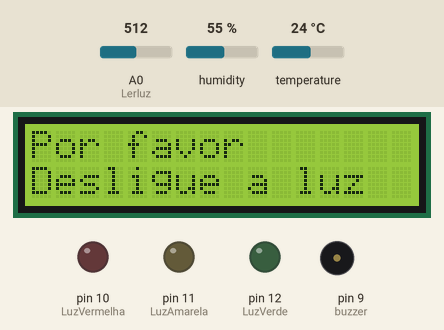
This sketch was run on a simulated Arduino Uno, built with avr-gcc and run on an emulated ATmega328P. Parts: 16×2 character LCD, output pins drawn as LEDs (lit = HIGH), buzzer (waves = sounding, pin HIGH). The test bench sets the inputs (shaded band); at power-on: A0 (Lerluz) = 512, humidity 55 %, temperature 24 °C. The local clock reads 2024-03-15 10:24:30 at power-on unless the sketch sets it; EEPROM starts erased; what the sketch prints to the serial monitor is not drawn.

Above: at 27.0 s.
27.1 s: A0 (Lerluz) set to 654
At 29.6 s:
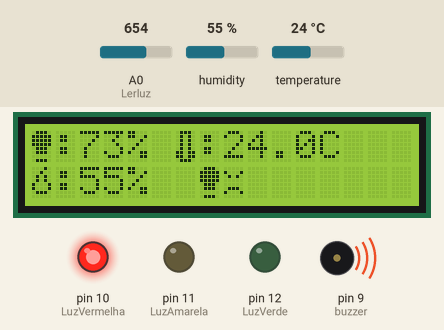
38.1 s: A0 (Lerluz) set to 679
At 39.9 s:
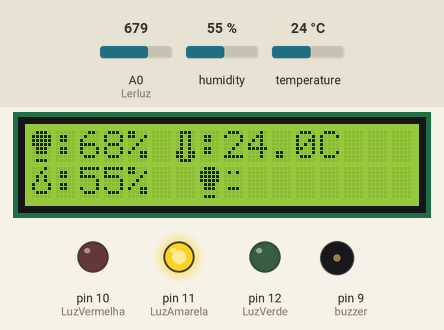
49.1 s: A0 (Lerluz) set to 758
At 58.8 s:
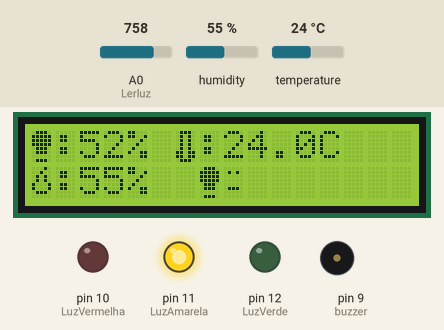
59.7 s: A0 (Lerluz) set to 791
At 62.4 s:
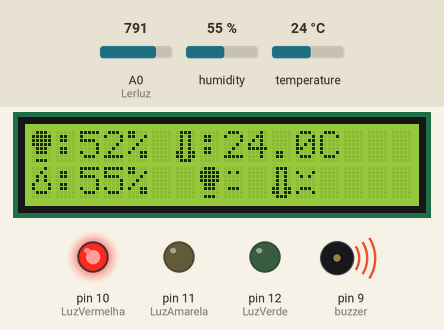
Timing chart, 0 to 79.7 s (numbered marks = the images above; inputs shaded):
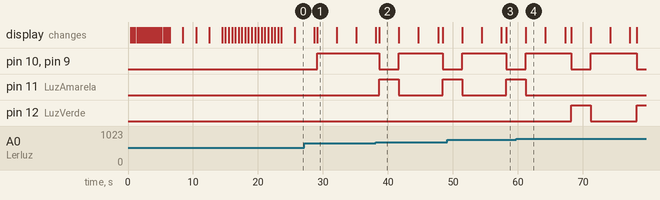

Measured:
- the behaviour switches between 670 and 671 on A0 (Lerluz) (found by bisection; images 1 and 2)
- the behaviour switches between 772 and 773 on A0 (Lerluz) (found by bisection; images 3 and 4)
- after the input at 38.1 s, pin 10 (LuzVermelha), pin 9 (buzzer): HIGH → LOW after 0.58 s, → HIGH 3.0 s later, → LOW 6.7 s later; pin 11 (LuzAmarela): LOW → HIGH after 0.58 s, → LOW 3.0 s later, → HIGH 6.7 s later; the display: first differs from a run without the input after 0.58 s (image 2)
- after the input at 59.7 s, pin 11 (LuzAmarela): goes on until 61.2 s, then stays LOW; pin 12 (LuzVerde): LOW → HIGH after 8.5 s, → LOW 3.0 s later, → HIGH 7.1 s later
- what the display in image 1 shows lasts 3.0 s, from 29.1 s to 32.1 s

The sketch:

Projeto.ino
```cpp
#include <LiquidCrystal_I2C.h> // Biblioteca para LCD I2C
#include <RTClib.h> // Biblioteca para Relógio em Tempo Real
#include <Wire.h>   // Biblioteca para comunicação I2C
#include "DHT.h"  // Biblioteca para utilizar sensores de temperatura e umidade DHT
#include <EEPROM.h> // Biblioteca para armazenamento não volátil

#define LOG_OPTION 1 // Ativa ou desativa o registro de dados
#define MOSTRAR_MEDIA 1 // Mostra ou não a média da luminosidade na serial
#define UTC_OFFSET -3    // Ajuste de fuso horário para UTC-3

// Configurações do DHT
#define DHTPIN 3 // Pino de leitura do sensor DHT
#define DHTTYPE DHT22 // Tipo do sensor DHT utilizado
DHT dht(DHTPIN, DHTTYPE); // Inicializa o sensor

LiquidCrystal_I2C lcd(0x27,16,2); // Endereço de acesso: 0x3F ou 0x27
RTC_DS1307 RTC;  // Inicializa o módulo de tempo real

// Declara as portas do Arduino
int Lerluz = A0; // Sensor de luz (LDR)
int LuzVerde = 12;
int LuzAmarela = 11;
int LuzVermelha = 10;
int buzzer = 9;

// Configurações para a calibragem
int luzmax = 1023; // Valor inicial máximo de luz
const int intervalo = 10000; // Tempo entre médias (10 segundos)
unsigned long tempoAnterior = 0; // Controle do tempo
const int amostras = 10;     // Número de leituras para média
int somaLuz = 0;
int somaTemp = 0;
int somaUmid = 0;
int contador = 0;

// Configuraçãoes do EEPROM
const int maxRecords = 100; // Número máximo de registros
const int recordSize = 10; // Tamanho de cada registro em bytes, 4 bytes do horario e 3 int's para luminosidade, temperatura e umidade
int startAddress = 0; // Início do endereço de gravação
int endAddress = maxRecords * recordSize;
int currentAddress = 0;

int lastLoggedMinute = -1;
// Criação de caracteres especiais para a animação inicial
byte locoFrente[8] = {
  B00000,
  B00000,
  B00100,
  B11100,
  B11110,
  B11110,
  B11100,
  B00111
};

byte vagaoMeio[8] = {
  B00000,
  B00000,
  B11000,
  B11111,
  B11111,
  B11111,
  B11111,
  B01110
};
byte vagaoFim[8] = {
  B00000,
  B01111,
  B11111,
  B01011,
  B01011,
  B01011,
  B11111,
  B01110
};

byte fumaca1[8] = {
  B00000,
  B01100,
  B00111,
  B00001,
  B00000,
  B00000,
  B00000,
  B00000
};

byte fumaca2[8] = {
  B00000,
  B11000,
  B01110,
  B00010,
  B00000,
  B00000,
  B00000,
  B00000
};

byte fumaca3[8] = {
  B00000,
  B00000,
  B00000,
  B11110,
  B00011,
  B00001,
  B00000,
  B00000
};

byte vagoneta[8] = {
  B00000,
  B00000,
  B00000,
  B00000,
  B00000,
  B00000,
  B11111,
  B01110
};


// Criação de caracteres personalizados para o LCD
byte lamp[8] = {
  B01110,  //  ###
  B11111,  // #####
  B11111,  // #####
  B11111,  // #####
  B01110,  //  ###
  B01110,  //  ###
  B00000,  //
  B01110   //  ###
};

byte term[8] = {
  B01110,  //   #
  B01010,  //  # #
  B01010,  //  # #
  B01010,  //  # #
  B01010,  //  # #
  B11011,  // ## ##
  B11011,  // ## ##
  B01110   //  ###
};

byte gota[8] = {
  B00010,  //    #
  B00100,  //   #
  B01010,  //  # #
  B01010,  //  # #
  B10001,  // #   #
  B10001,  // #   #
  B01110,  //  ###
  B00000   //
};

byte Feliz[8] = {
  B00000,
  B01010,  // Olhos
  B00000,
  B00000,
  B10001,  // Bochechas
  B01110,  // Sorriso
  B00000,
  B00000
};

byte Meh[8] = {
  B00000,
  B01010,  // Olhos
  B00000,
  B00000,
  B00000,
  B01110,  // Boca reta
  B00000,
  B00000
};

byte Triste[8] = {
  B00000,
  B10001,  // Olhos com expressão
  B01010,  // Sobrancelhas inclinadas
  B00000,
  B00000,
  B01110,  // Boca para baixo
  B10001,
  B00000
};

void setup() {
  // Declarando saídas e entradas do arduino.
  pinMode(Lerluz, INPUT);
  pinMode(LuzVerde, OUTPUT);
  pinMode(LuzAmarela, OUTPUT);
  pinMode(LuzVermelha, OUTPUT);
  pinMode(buzzer, OUTPUT);

  Serial.begin(9600);
  dht.begin();
  RTC.begin();
  RTC.adjust(DateTime(F(__DATE__), F(__TIME__)));
  //RTC.adjust(DateTime(2025,5,17,14,23,00));

  EEPROM.begin();

  // Configurando LCD para mensagens
  lcd.init(); // Inicia o LCD
  lcd.backlight();
  animacao();//Tela de boas-vindas animad
  calibragem(); // Inicia processo de calibragem da luz

  // Sobrepõe os caracteres da animação para o uso do LCD
  lcd.createChar(1, lamp);
  lcd.createChar(2, term);
  lcd.createChar(3, gota);
  lcd.createChar(4, Feliz);
  lcd.createChar(5, Meh);
  lcd.createChar(6, Triste);
}
void animacao(){
  lcd.createChar(0, locoFrente); // locomotiva
  lcd.createChar(1, vagaoMeio);   // vagão
  lcd.createChar(2, vagaoFim);    // vagão com cabine
  lcd.createChar(3, fumaca1);
  lcd.createChar(4, fumaca2);
  lcd.createChar(5, fumaca3);
  lcd.createChar(6, vagoneta);    // vagoneta

  for (int pos = -3; pos <= 16; pos++) {
    bool animar = pos % 2 == 0;

    lcd.clear();

    // Linha de cima: fumaça
    lcd.setCursor(pos, 0);
    lcd.write(byte(animar ? 3 : 4));
    lcd.setCursor(pos + 1, 0);
    lcd.write(byte(5));

    // Linha de baixo: trem
    lcd.setCursor(pos + 1, 1);
    lcd.write(byte(6)); // vagonetas
    lcd.setCursor(pos + 2, 1);
    lcd.write(byte(2)); // vagão cabine
    lcd.setCursor(pos + 3, 1);
    lcd.write(byte(1)); // vagão meio
    lcd.setCursor(pos + 4, 1);
    lcd.write(byte(0)); // locomotiva
    delay(300);
  }

  lcd.clear();
  lcd.setCursor(1, 0);
  lcd.print("  Vinheria");
  lcd.setCursor(1, 1);
  lcd.print("    Agnello");
  delay(2000);
  lcd.clear();
  lcd.print("Seja bem-vindo!"); // Mensagem final de boas-vindas
  delay(2000);
  lcd.clear();
}


void calibragem(){
// Mensagem de auto calibragem
  lcd.setCursor(0, 0);                  // Define o cursor
  lcd.print("Iniciando");              // Mostra "Iniciando" no LCD
  lcd.setCursor(0, 1);
  lcd.print("Auto Calibragem");        // Mostra "Auto Calibragem"
  delay(2000);
  lcd.clear();                         // Limpa o display

  lcd.setCursor(0, 0);
  lcd.print("Deixe");                  // Pede ao usuário para deixar a luz ligada
  lcd.setCursor(0, 1);
  lcd.print("a luz ligada");
  delay(2000);                          // Aguarda 2 segundos
  lcd.clear();                          // Limpa o display

// Auto Calibragem
  for (int j = 0; j <= 5; j++) {        // Repete o processo 6 vezes
    lcd.setCursor(0, 1);
    lcd.print("Calibrando");           // Exibe a mensagem de calibragem

    int luzbeta = analogRead(Lerluz); // Lê o valor do sensor LDR
    if (luzbeta < luzmax) {           // Se o valor atual for menor que o anterior
      luzmax = luzbeta;               // Atualiza luzmax com o menor valor (mais luz)
    }
    lcd.setCursor(10, 1);              // Posiciona o cursor para os pontos de carregamento
    for (int k = 0; k < 3; k++) {   // Animação com 3 pontos
        lcd.print(".");
        delay(500);                   // Pequeno atraso entre os pontos
    }

    lcd.clear();   // Limpa o display após cada rodada

  }
  lcd.print("Calibragem"); // Exibe a mensagem final da calibragem
  lcd.setCursor(0,1);
  lcd.print("concluida");
  delay(2000);
  lcd.clear();
  lcd.print("Por favor");
  lcd.setCursor(0,1);
  lcd.print("Desligue a luz");
  delay(3000);
  lcd.clear();
}

void loop() {

  DateTime now = RTC.now(); // Lê o tempo atual do RTC

  // Aplica o fuso horário UTC-3
  int offsetSeconds = UTC_OFFSET * 3600; // Convertendo horas para segundos
  now = now.unixtime() + offsetSeconds; // Adicionando o deslocamento ao tempo atual
  DateTime adjustedTime = DateTime(now); // Tempo ajustado

  if (LOG_OPTION) get_log(); // Função de log, se ativada

  // Leitura de sensores
  int luz = analogRead(Lerluz);
  float temperatura = dht.readTemperature();
  float umidade = dht.readHumidity();
  int nivelLuz = map(luz, luzmax, 1023, 100, 0);  // Mapeia o valor da luz para uma escala de 0 a 100%

  // Coleta da média de luminosidade em 10s
  int leituraAtualLuz  = nivelLuz;
  int leituraAtualTemp = temperatura;
  int leituraAtualUmid = umidade;
  somaLuz += leituraAtualLuz;
  somaTemp += leituraAtualTemp;
  somaUmid += leituraAtualUmid;
  contador++;

  if (millis() - tempoAnterior >= intervalo) {
    tempoAnterior = millis();
  }
  int mediaLuz = somaLuz / contador;
  int mediaTemp = somaTemp / contador;
  int mediaUmid = somaUmid / contador;

  if (MOSTRAR_MEDIA){
    Serial.println("________________________________________________________________________");
    Serial.println("|         Média dos valores médidos nos ultimos 10 segundos            |");
    Serial.print("       Luminosidade: ");
    Serial.print(mediaLuz);
    Serial.print(" %   Temperatura: ");
    Serial.print(mediaTemp);
    Serial.print("°C   Umidade: ");
    Serial.print(mediaUmid);
    Serial.print("% ");
    Serial.println("________________________________________________________________________");
  }
  // Reset para próxima média
  somaLuz = 0;
  somaTemp = 0;
  somaUmid = 0;
  contador = 0;

  lcd.setCursor(0,0);
  lcd.print("\x01:"); // Ícone de luz
  lcd.print(nivelLuz);
  lcd.print("% ");
  lcd.print("\x02:"); // Ícone de termômetro
  lcd.print(temperatura, 1);
  lcd.print("C ");
  lcd.setCursor(0,1);
  lcd.print("\x03:"); // Ícone de gota
  lcd.print(umidade, 0);
  lcd.print("%");

  // Monitoramento da Luz
  if (nivelLuz >= 70){
    // Ambiente muito iluminado (>80%) -> LED vermelho e buzzer (Acima de 55 Lux) .
    digitalWrite (LuzVerde, LOW);
    digitalWrite (LuzAmarela, LOW);
    digitalWrite (LuzVermelha, HIGH);
    digitalWrite (buzzer, HIGH);
    lcd.setCursor(7, 1);
    lcd.print("\x01\x06"); // Luz + carinha triste
  }
  if (nivelLuz >= 50 && nivelLuz < 70) {
    // Alerta (70-80% iluminação) -> LED amarelo (Entre 42 e 55).
    digitalWrite (LuzVerde, LOW);
    digitalWrite (LuzAmarela, HIGH);
    digitalWrite (LuzVermelha, LOW);
    digitalWrite (buzzer, LOW);
    lcd.setCursor(7, 1);
    lcd.print("\x01\x05"); // Luz + carinha neutra
  }
  if (nivelLuz < 50){
    // Penumbra ideal (<70% iluminação) -> LED verde (Abaixo de 42 lux)
    digitalWrite (LuzVerde, HIGH);
    digitalWrite (LuzAmarela, LOW);
    digitalWrite (LuzVermelha, LOW);
    digitalWrite (buzzer, LOW);
    lcd.setCursor(7, 1);
    lcd.print("\x01\x04"); // Luz + carinha feliz
  }
  delay(3000);

  // Monitoramento da Temperatura
  if (temperatura > 16 || temperatura < 10) {
    digitalWrite(LuzVerde, LOW);
    digitalWrite(LuzAmarela, LOW);
    digitalWrite(LuzVermelha, HIGH);
    digitalWrite(buzzer, HIGH);
    lcd.setCursor(10, 1);
    lcd.print("\x02\x06"); // Termômetro + carinha triste
  } else {
    digitalWrite (LuzVerde, HIGH);
    digitalWrite (LuzAmarela, LOW);
    digitalWrite (LuzVermelha, LOW);
    digitalWrite (buzzer, LOW);
    lcd.setCursor(10, 1);
    lcd.print("\x02\x04"); // Termômetro + carinha feliz

  }
  delay(3000);

  // Monitoramento da Umidade
  if (umidade < 60 || umidade > 80) {
    digitalWrite (LuzVerde, LOW);
    digitalWrite (LuzAmarela, LOW);
    digitalWrite (LuzVermelha, HIGH);
    digitalWrite (buzzer, HIGH);
    lcd.setCursor(13, 1);
    lcd.print("\x03\x06"); // Gota + carinha triste
  } else {
    digitalWrite (LuzVerde, HIGH);
    digitalWrite (LuzAmarela, LOW);
    digitalWrite (LuzVermelha, LOW);
    digitalWrite (buzzer, LOW);
    lcd.setCursor(13, 1);
    lcd.print("\x03\x04"); // Gota + carinha feliz
  }
  delay(3000);
  lcd.clear();

  if(nivelLuz >=70 || temperatura > 16 || temperatura < 10 ||umidade < 60 || umidade > 80){
    // Se algum dos sensores estiver em nível critico, armazena os dados.
    // Converte valor para armazenamento
    int luzInt = nivelLuz;
    int tempInt = (int)(temperatura * 100);
    int umidInt = (int)(umidade* 100);

    // Salvar os dados na EEPROM
    EEPROM.put(currentAddress, now.unixtime());     // 4 bytes
    EEPROM.put(currentAddress + 4, luzInt);         // 2 bytes
    EEPROM.put(currentAddress + 6, tempInt);        // 2 bytes
    EEPROM.put(currentAddress + 8, umidInt);        // 2 bytes
    getNextAddress(); // Atualiza o endereço para o próximo registro
  }
}


void getNextAddress() {
    currentAddress += recordSize;
    if (currentAddress >= endAddress) {
        currentAddress = 0; // Volta para o começo se atingir o limite
    }
}

void get_log(){
  Serial.println("Dados armazenados no EEPROM:");
  Serial.println("________________________________________________________________________");
  Serial.println("|Horário\t\t\t| Luminosidade | Temperatura |\tUmidade |");
  for (int address = startAddress; address < endAddress; address += recordSize) {
    long timeStamp;
    int tempInt, umidInt, luzInt;

    // Ler dados salvos da EEPROM
    EEPROM.get(address, timeStamp);
    EEPROM.get(address + 4, luzInt);
    EEPROM.get(address + 6, tempInt);
    EEPROM.get(address + 8, umidInt);

    // desconverter os valores
    float temperatura = tempInt / 100.0;
    float umidade = umidInt / 100.0;

    // Verificar se os dados são válidos antes de imprimir
    if (timeStamp != 0xFFFFFFFF) { // 0xFFFFFFFF é o valor padrão de uma EEPROM não inicializada
      DateTime dt = DateTime(timeStamp);
      Serial.print(dt.timestamp(DateTime::TIMESTAMP_FULL));
      Serial.print("\t\t\t");
      Serial.print(luzInt);
      Serial.print(" %\t   ");
      Serial.print(temperatura);
      Serial.print(" C\t");
      Serial.print(umidade);
      Serial.println(" %");
      Serial.println("________________________________________________________________________");
    }
  }
}
```
